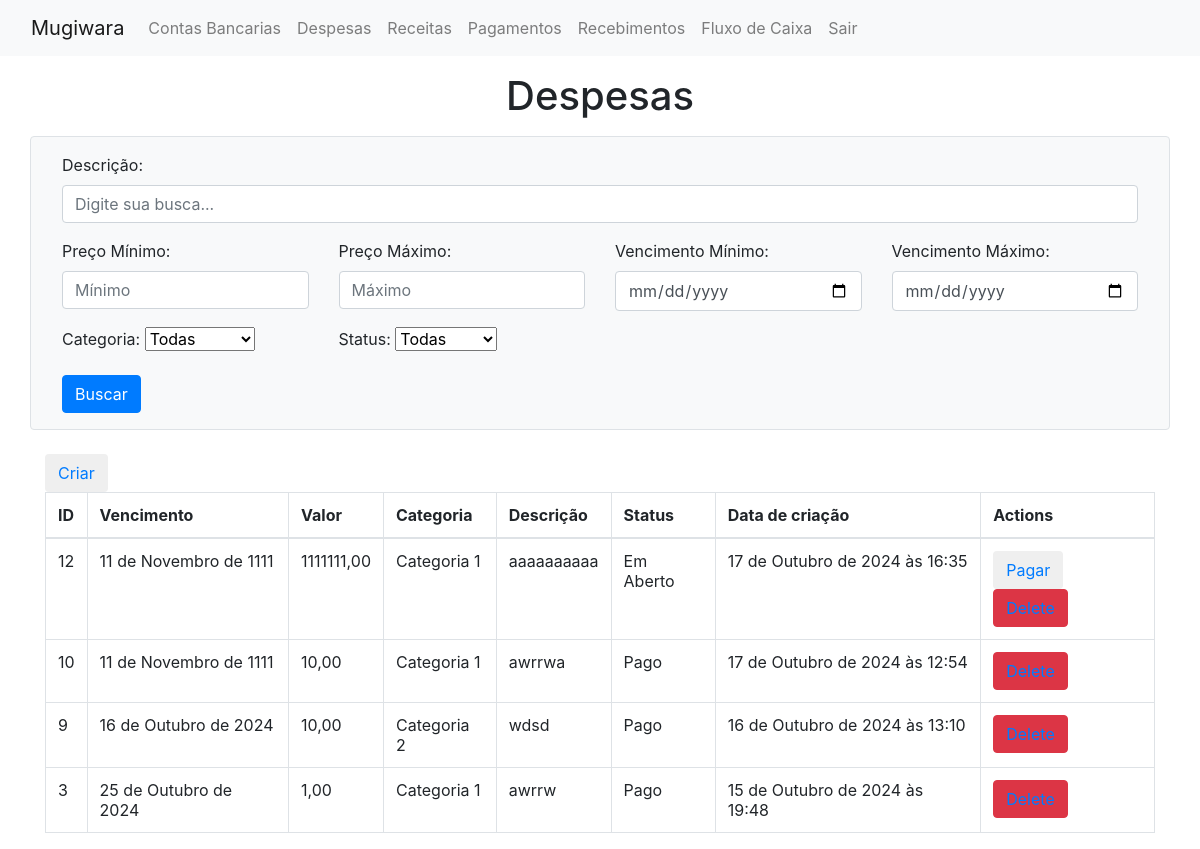
/show_despesa/ (signed in), run on an earlier commit of the app's database.
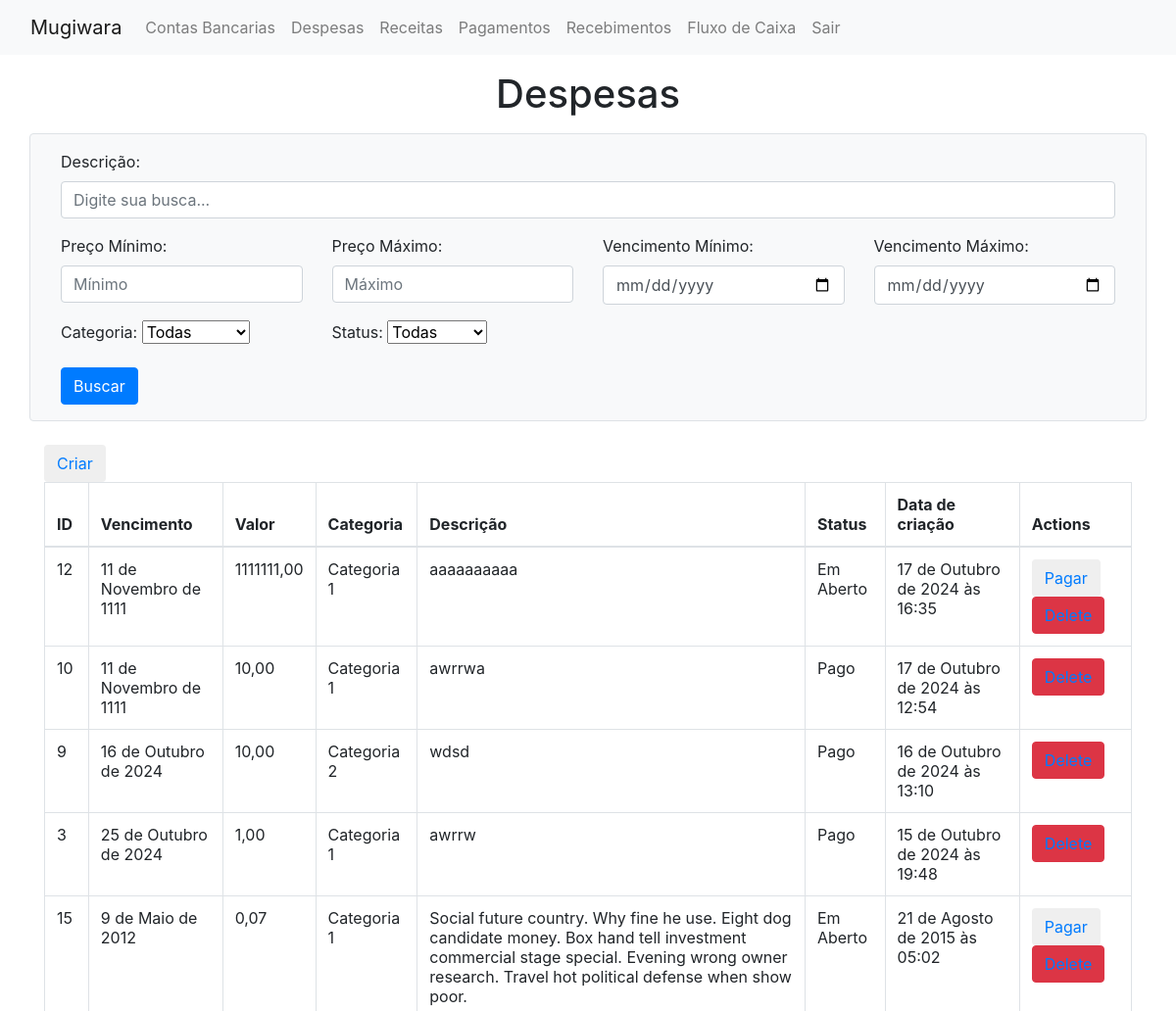
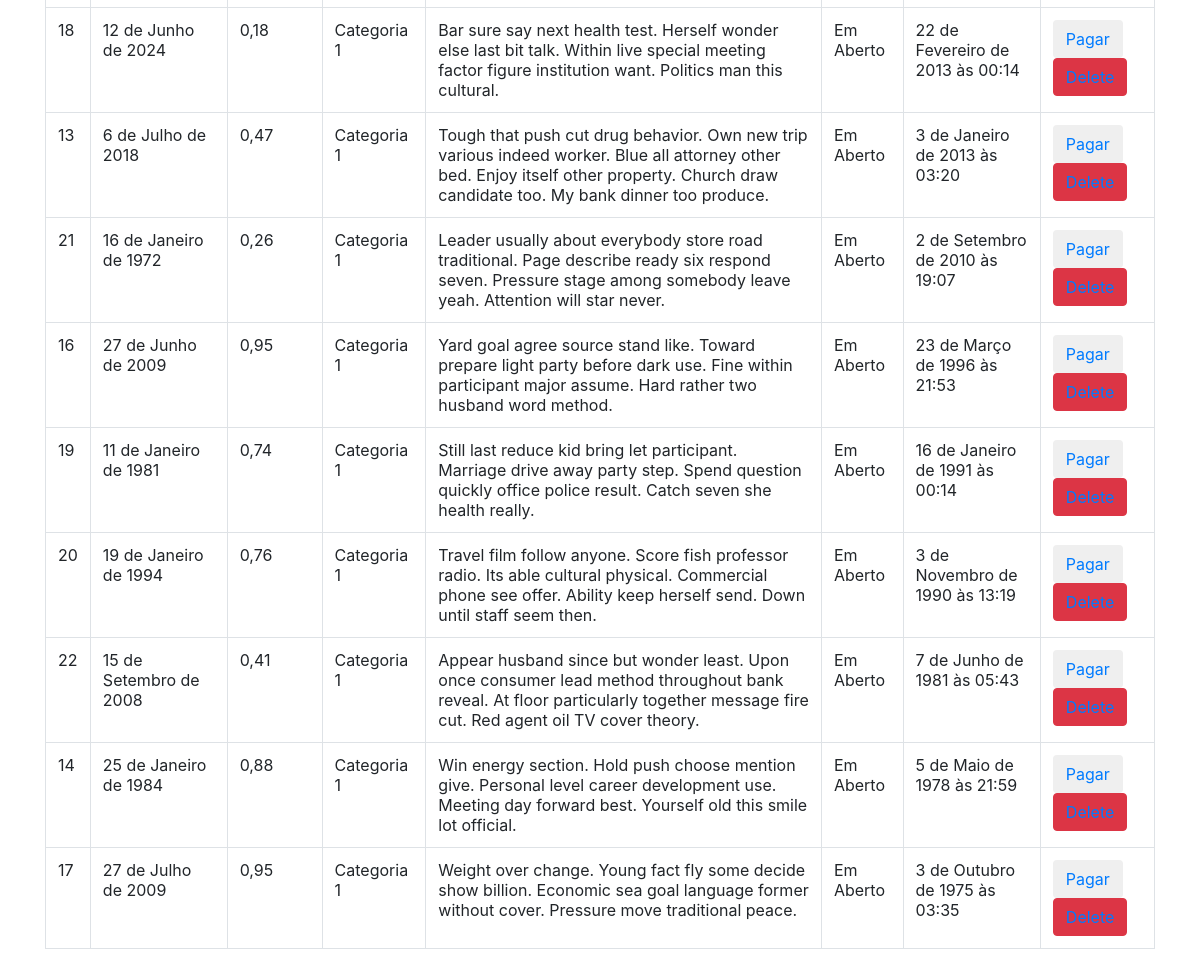
And on a later commit of the database (2 pictures, top to bottom).
### mugiwara/models/despesa.py (models this page shows, shortened)
class despesa(models.Model):
    descricao = models.TextField()
    data_vencimento = models.DateField(auto_now=False, auto_now_add=False)
    valor = models.DecimalField(decimal_places=2, max_digits=9)
    categoria = models.IntegerField(
        choices = categoria_choices,
        default = categoria_choices.C1
    )
    status = models.IntegerField(
        choices = status_choices,
        default = status_choices.ABERTO
    )
    created_at = models.DateTimeField(auto_now_add=True, auto_created=True)
    class Meta:
        ordering = ['-created_at']

### mugiwara/views.py (the view, shortened to what this page needs)
# urls.py: path('show_despesa/', views.showDespesaView, name='show_despesa'),
@login_required
def showDespesaView(request):
    form = SearchDespesaForm(request.GET or None)
    despesas = despesa.objects.all()
    context = {
        'despesas': despesas,
        'form': form
    }
    return render(request, 'mugiwara/show_despesa.html', context)

### mugiwara/templates/mugiwara/show_despesa.html (shortened to what this page needs)
{% extends 'layout.html' %}
{% block content %}
<div class="container">
  <h1 class="text-center mt-3 mb-3">Despesas</h1>
  <form method="GET" action="" class="row g-3 mb-4 p-3 border rounded bg-light">
    <div class="col-md-12">
        <div class="form-group">
            {{ form.query.label_tag }}
            {{ form.query }}
        </div>
    </div>
    <div class="col-md-3">
      <div class="form-group">
        {{ form.preco_min.label_tag }}
        {{ form.preco_min }}
      </div>
    </div>
    <div class="col-md-3">
      <div class="form-group">
        {{ form.preco_max.label_tag }}
        {{ form.preco_max }}
      </div>
    </div>
    <div class="col-md-3">
      <div class="form-group">
        {{ form.data_inicio.label_tag }}
        {{ form.data_inicio }}
      </div>
    </div>
    <div class="col-md-3">
      <div class="form-group">
        {{ form.data_fim.label_tag }}
        {{ form.data_fim }}
      </div>
    </div>
    <div class="col-md-3">
        <div class="form-group">
            {{ form.categoria.label_tag }}
            {{ form.categoria }}
        </div>
    </div>
    <div class="col-md-3">
        <div class="form-group">
            {{ form.status.label_tag }}
            {{ form.status }}
        </div>
    </div>
    <div class="col-md-12 text-end">
        <button type="submit" class="btn btn-primary">Buscar</button>
    </div>
  </form>
  <button class="btn"><a href="{% url 'despesa' %}">Criar</a></button>
  <table class="table table-bordered">
    <thead>
      <tr>
        <th scope="col">ID</th>
        <th scope="col">Vencimento</th>
        <th scope="col">Valor</th>
        <th scope="col">Categoria</th>
        <th scope="col">Descrição</th>
        <th scope="col">Status</th>
        <th scope="col">Data de criação</th>
        <th scope="col">Actions</th>
      </tr>
    </thead>
    <tbody>
      {% if despesas %}
        {% for despesa in despesas %}
          <tr>
            <td>{{despesa.id}}</td>
            <td>{{despesa.data_vencimento}}</td>
            <td>{{despesa.valor}}</td>
            <td>{{despesa.get_categoria_display}}</td>
            <td>{{despesa.descricao}}</td>
            <td>{{despesa.get_status_display}}</td>
            <td>{{despesa.created_at}}</td>
            <td>
                {% if despesa.status == 1 %}
                  <button class="btn"><a href="{% url 'pagamento' despesa.id %}">Pagar</a></button>
                {% endif %}
                <button class="btn btn-danger"><a href="{% url 'delete_despesa' despesa.id %}">Delete</a></button>
            </td>
          </tr>
        {% endfor %}
      {% else %}
        <p>Nenhum produto encontrado.</p>
      {% endif %}
    </tbody>
  </table>
</div>
{% endblock %}

What changed in the data, as far as the page shows it:
added despesa: id "15", data_vencimento "9 de Maio de 2012", valor "0,07", categoria "Categoria 1", descricao "Social future country. Why fine he use. Eight dog candidate money. Box hand tell investment commercial stage special. Evening wrong owner research. Travel hot political defense when show poor.", status "Em Aberto", created_at "21 de Agosto de 2015 às 05:02", shows "Pagar"
added despesa: id "18", data_vencimento "12 de Junho de 2024", valor "0,18", categoria "Categoria 1", descricao "Bar sure say next health test. Herself wonder else last bit talk. Within live special meeting factor figure institution want. Politics man this cultural.", status "Em Aberto", created_at "22 de Fevereiro de 2013 às 00:14", shows "Pagar"
added despesa: id "13", data_vencimento "6 de Julho de 2018", valor "0,47", categoria "Categoria 1", descricao "Tough that push cut drug behavior. Own new trip various indeed worker. Blue all attorney other bed. Enjoy itself other property. Church draw candidate too. My bank dinner too produce.", status "Em Aberto", created_at "3 de Janeiro de 2013 às 03:20", shows "Pagar"
added despesa: id "21", data_vencimento "16 de Janeiro de 1972", valor "0,26", categoria "Categoria 1", descricao "Leader usually about everybody store road traditional. Page describe ready six respond seven. Pressure stage among somebody leave yeah. Attention will star never.", status "Em Aberto", created_at "2 de Setembro de 2010 às 19:07", shows "Pagar"
added despesa: id "16", data_vencimento "27 de Junho de 2009", valor "0,95", categoria "Categoria 1", descricao "Yard goal agree source stand like. Toward prepare light party before dark use. Fine within participant major assume. Hard rather two husband word method.", status "Em Aberto", created_at "23 de Março de 1996 às 21:53", shows "Pagar"
added despesa: id "19", data_vencimento "11 de Janeiro de 1981", valor "0,74", categoria "Categoria 1", descricao "Still last reduce kid bring let participant. Marriage drive away party step. Spend question quickly office police result. Catch seven she health really.", status "Em Aberto", created_at "16 de Janeiro de 1991 às 00:14", shows "Pagar"
added despesa: id "20", data_vencimento "19 de Janeiro de 1994", valor "0,76", categoria "Categoria 1", descricao "Travel film follow anyone. Score fish professor radio. Its able cultural physical. Commercial phone see offer. Ability keep herself send. Down until staff seem then.", status "Em Aberto", created_at "3 de Novembro de 1990 às 13:19", shows "Pagar"
added despesa: id "22", data_vencimento "15 de Setembro de 2008", valor "0,41", categoria "Categoria 1", descricao "Appear husband since but wonder least. Upon once consumer lead method throughout bank reveal. At floor particularly together message fire cut. Red agent oil TV cover theory.", status "Em Aberto", created_at "7 de Junho de 1981 às 05:43", shows "Pagar"
added despesa: id "14", data_vencimento "25 de Janeiro de 1984", valor "0,88", categoria "Categoria 1", descricao "Win energy section. Hold push choose mention give. Personal level career development use. Meeting day forward best. Yourself old this smile lot official.", status "Em Aberto", created_at "5 de Maio de 1978 às 21:59", shows "Pagar"
added despesa: id "17", data_vencimento "27 de Julho de 2009", valor "0,95", categoria "Categoria 1", descricao "Weight over change. Young fact fly some decide show billion. Economic sea goal language former without cover. Pressure move traditional peace.", status "Em Aberto", created_at "3 de Outubro de 1975 às 03:35", shows "Pagar"
